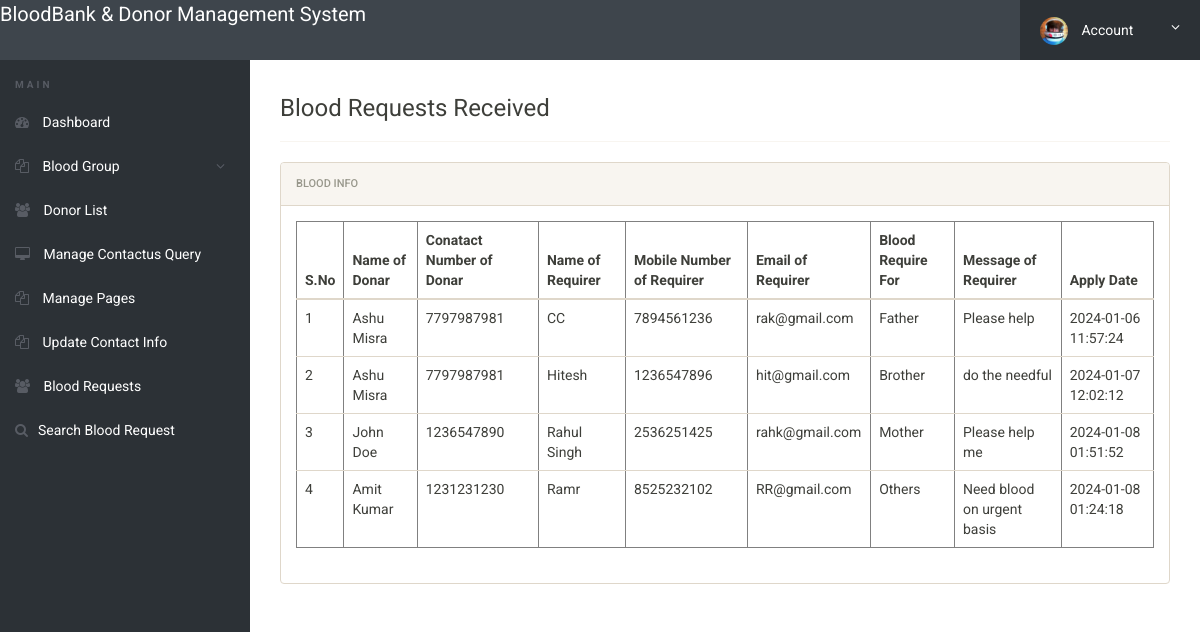
The page /bbdms/admin/requests-received.php (signed in) on the database its author committed.
### tables this page shows
CREATE TABLE `tblbloodrequirer` (
  `ID` int(10) NOT NULL,
  `BloodDonarID` int(10) DEFAULT NULL,
  `name` varchar(250) DEFAULT NULL,
  `EmailId` varchar(250) DEFAULT NULL,
  `ContactNumber` bigint(10) DEFAULT NULL,
  `BloodRequirefor` varchar(250) DEFAULT NULL,
  `Message` mediumtext DEFAULT NULL,
  `ApplyDate` timestamp NULL DEFAULT current_timestamp()
);

CREATE TABLE `tblblooddonars` (
  `id` int(11) NOT NULL,
  `FullName` varchar(100) DEFAULT NULL,
  `MobileNumber` char(11) DEFAULT NULL,
  `EmailId` varchar(100) DEFAULT NULL,
  `Gender` varchar(20) DEFAULT NULL,
  `Age` int(11) DEFAULT NULL,
  `BloodGroup` varchar(20) DEFAULT NULL,
  `Address` varchar(255) DEFAULT NULL,
  `Message` mediumtext DEFAULT NULL,
  `PostingDate` timestamp NOT NULL DEFAULT current_timestamp(),
  `status` int(1) DEFAULT NULL,
  `Password` varchar(250) DEFAULT NULL
);

### bbdms/admin/requests-received.php (the view, shortened to what this page needs)
<?php
include('includes/config.php');
if(strlen($_SESSION['alogin'])==0)
	{
header('location:index.php');
}
else{
 ?>
<!doctype html>
<html lang="en" class="no-js">
<head>
	<link rel="stylesheet" href="css/font-awesome.min.css">
	<link rel="stylesheet" href="css/bootstrap.min.css">
	<link rel="stylesheet" href="css/dataTables.bootstrap.min.css">
	<link rel="stylesheet" href="css/bootstrap-social.css">
	<link rel="stylesheet" href="css/bootstrap-select.css">
	<link rel="stylesheet" href="css/fileinput.min.css">
	<link rel="stylesheet" href="css/awesome-bootstrap-checkbox.css">
	<link rel="stylesheet" href="css/style.css">
</head>
<body>
	<?php include('includes/header.php');?>
	<div class="ts-main-content">
		<?php include('includes/leftbar.php');?>
		<div class="content-wrapper">
			<div class="container-fluid">
					<div class="col-md-12">
<h3> Blood Requests Received</h3>
<hr />
						<div class="panel panel-default">
							<div class="panel-heading">Blood Info</div>
							<div class="panel-body">
								<table border="1" class="table table-responsive">
                                    <thead>
                                         <tr>
                                         	<th>S.No</th>
                                          <th>Name of Donar</th>
                                          <th>Conatact Number of Donar</th>
                                            <th>Name of Requirer</th>
                                            <th>Mobile Number of Requirer</th>
                                            <th>Email of Requirer</th>
                                            <th>Blood Require For</th>
                                            <th>Message of Requirer</th>
                                            <th>Apply Date</th>
                                        </tr>
                                    </thead>
                                    <tbody>
                                        <tr><?php
$sql="SELECT tblbloodrequirer.BloodDonarID,tblbloodrequirer.name,tblbloodrequirer.EmailId,tblbloodrequirer.ContactNumber,tblbloodrequirer.BloodRequirefor,tblbloodrequirer.Message,tblbloodrequirer.ApplyDate,tblblooddonars.id as donid,tblblooddonars.FullName,tblblooddonars.MobileNumber from  tblbloodrequirer join tblblooddonars on tblblooddonars.id=tblbloodrequirer.BloodDonarID where tblblooddonars.FullName like '%$sdata%' || tblblooddonars.MobileNumber like '%$sdata%'";
$query = $dbh -> prepare($sql);
$query->bindParam(':uid',$uid,PDO::PARAM_STR);
$query->execute();
$results=$query->fetchAll(PDO::FETCH_OBJ);
$cnt=1;
if($query->rowCount() > 0)
{
foreach($results as $row)
{               ?>
                                            <td><?php echo htmlentities($cnt);?></td>
                                            <td><?php  echo htmlentities($row->FullName);?></td>
                                            <td><?php  echo htmlentities($row->MobileNumber);?></td>
                                        <td><?php  echo htmlentities($row->name);?></td>
                                             <td><?php  echo htmlentities($row->ContactNumber);?></td>
                                             <td><?php  echo htmlentities($row->EmailId);?></td>
                                          <td><?php  echo htmlentities($row->BloodRequirefor);?></td>
                 <td><?php  echo htmlentities($row->Message);?>
                  </td>
                                            <td>
                                              <?php  echo htmlentities($row->ApplyDate);?>
                                            </td>
                                        </tr>
                                    <?php $cnt=$cnt+1;}}?>
                                    </tbody>
                                </table>
							</div>
						</div>
					</div>
				</div>
			</div>
		</div>
</body>
</html>
<?php } ?>

### bbdms/admin/css/style.css (style rules this page uses)
html { font-size: 14px; }
@media only screen and (min-width: 480px) { html { font-size: 17px; } }
@media only screen and (min-width: 768px) { html { font-size: 14px; } }
body { font-size: 1em; }
.panel { overflow: hidden; }
.ts-main-content .content-wrapper { padding-top: 15px; margin-top: 60px; }
@media only screen and (min-width: 992px) { .ts-main-content .content-wrapper { margin-left: 250px; } }

### rows shown on the page
tblbloodrequirer: BloodDonarID.FullName "Ashu Misra", BloodDonarID.MobileNumber "7797987981", name "CC", ContactNumber "7894561236", EmailId "rak@gmail.com", BloodRequirefor "Father", Message "Please help", ApplyDate "2024-01-06 11:57:24"
tblbloodrequirer: BloodDonarID.FullName "Ashu Misra", BloodDonarID.MobileNumber "7797987981", name "Hitesh", ContactNumber "1236547896", EmailId "hit@gmail.com", BloodRequirefor "Brother", Message "do the needful", ApplyDate "2024-01-07 12:02:12"
tblbloodrequirer: BloodDonarID.FullName "John Doe", BloodDonarID.MobileNumber "1236547890", name "Rahul Singh", ContactNumber "2536251425", EmailId "rahk@gmail.com", BloodRequirefor "Mother", Message "Please help me", ApplyDate "2024-01-08 01:51:52"
tblbloodrequirer: BloodDonarID.FullName "Amit Kumar", BloodDonarID.MobileNumber "1231231230", name "Ramr", ContactNumber "8525232102", EmailId "RR@gmail.com", BloodRequirefor "Others", Message "Need blood on urgent basis", ApplyDate "2024-01-08 01:24:18"
